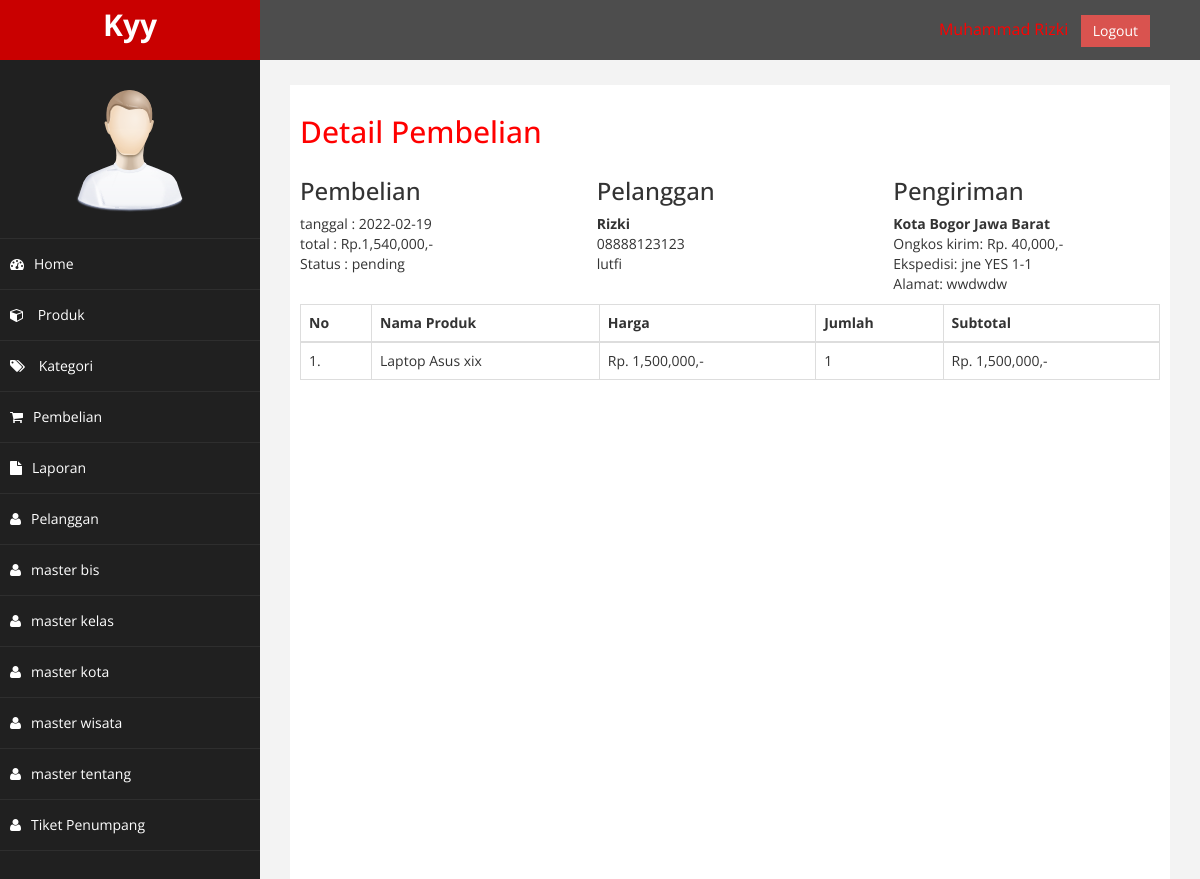
Page /admin/index.php?halaman=detail&id=1 (signed in) on the earlier database version.
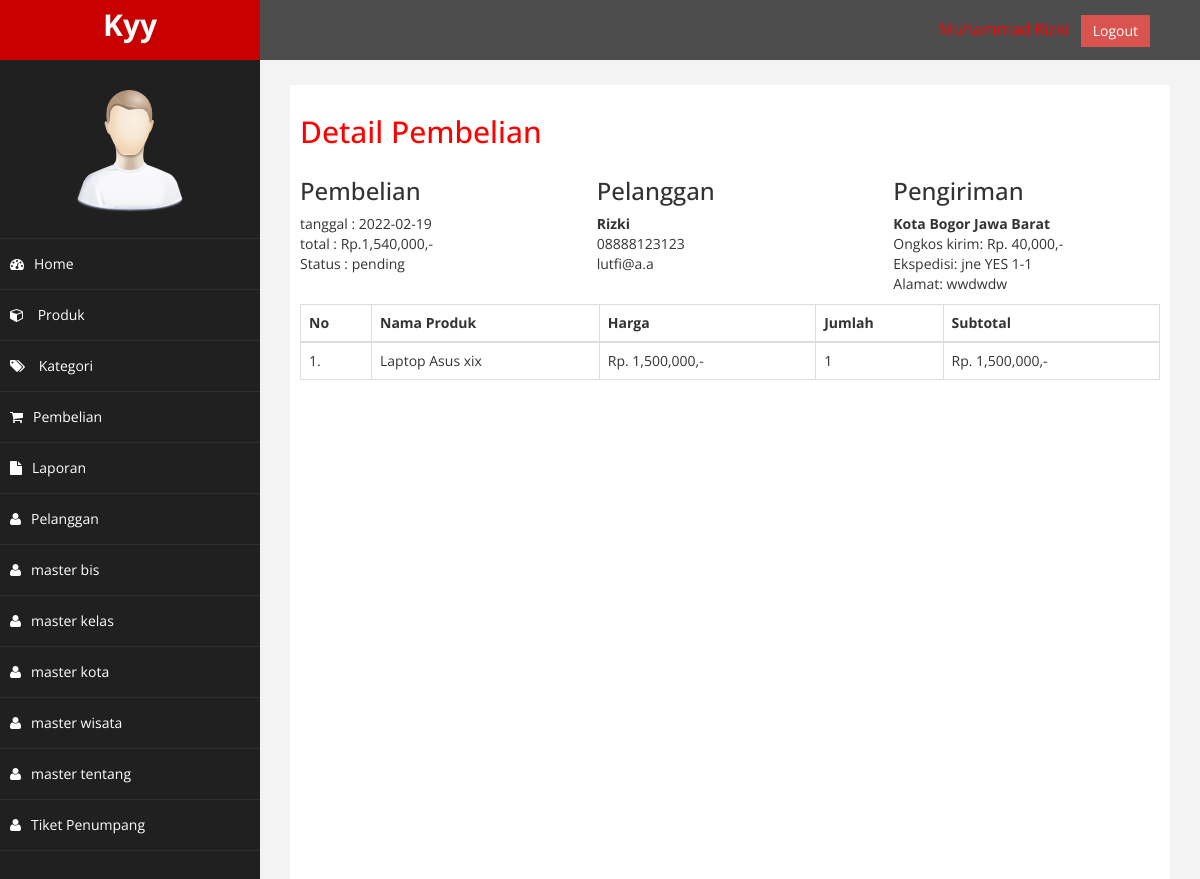
Same page on the later database version.
### tables this page shows
CREATE TABLE `pembelian` (
  `id_pembelian` int(11) NOT NULL,
  `id_pelanggan` int(11) NOT NULL,
  `tanggal_pembelian` date NOT NULL,
  `total_pembelian` int(11) NOT NULL,
  `alamat_pengiriman` text NOT NULL,
  `status_pembelian` varchar(100) NOT NULL DEFAULT 'pending',
  `totalberat` int(11) NOT NULL,
  `provinsi` varchar(255) NOT NULL,
  `distrik` varchar(255) NOT NULL,
  `tipe` varchar(255) NOT NULL,
  `kodepos` varchar(255) NOT NULL,
  `ekspedisi` varchar(255) NOT NULL,
  `paket` varchar(255) NOT NULL,
  `ongkir` int(11) NOT NULL,
  `estimasi` varchar(255) NOT NULL,
  `resi_pengiriman` varchar(234) NOT NULL
);

CREATE TABLE `pelanggan` (
  `id_pelanggan` int(11) NOT NULL,
  `email_pelanggan` varchar(100) NOT NULL,
  `password_pelanggan` varchar(50) NOT NULL,
  `nama_pelanggan` varchar(100) NOT NULL,
  `telepon_pelanggan` varchar(100) NOT NULL,
  `alamat_pelanggan` text NOT NULL
);

### admin/detail.php (the view)
<h2>Detail Pembelian</h2>
<?php
$ambil = $koneksi->query("SELECT * FROM pembelian JOIN pelanggan ON pembelian.id_pelanggan = pelanggan.id_pelanggan WHERE pembelian.id_pembelian = '$_GET[id]'");
$detail = $ambil->fetch_assoc();
?>
<div class="row" style="margin-bottom:10px;">
    <div class="col-md-4">
        <h3>Pembelian</h3>
        tanggal : <?= $detail["tanggal_pembelian"]; ?><br>
        total : Rp.<?= number_format($detail["total_pembelian"]); ?>,- <br>
        Status : <?= $detail['status_pembelian']; ?>
    </div>
    <div class="col-md-4">
        <h3>Pelanggan</h3>
        <strong><?= $detail["nama_pelanggan"]; ?></strong><br>
        <?= $detail["telepon_pelanggan"]; ?><br>
        <?= $detail["email_pelanggan"]; ?>
    </div>
    <div class="col-md-4">
        <h3>Pengiriman</h3>
        <strong><?= $detail['tipe']; ?> <?= $detail['distrik']; ?> <?= $detail['provinsi']; ?></strong><br>
        Ongkos kirim: Rp. <?= number_format($detail['ongkir']); ?>,-<br>
        Ekspedisi: <?= $detail['ekspedisi']; ?> <?= $detail['paket']; ?> <?= $detail['estimasi']; ?><br>
        Alamat: <?= $detail['alamat_pengiriman']; ?>
    </div>
</div>
<table class="table table-bordered">
    <thead>
        <tr>
            <th>No</th>
            <th>Nama Produk</th>
            <th>Harga</th>
            <th>Jumlah</th>
            <th>Subtotal</th>
        </tr>
    </thead>
    <tbody>
        <?php $no = 1; ?>
        <?php $ambil = $koneksi->query("SELECT * FROM pembelian_produk JOIN produk ON pembelian_produk.id_produk = produk.id_produk WHERE pembelian_produk.id_pembelian = '$_GET[id]'"); ?>
        <?php while ($pecah = $ambil->fetch_assoc()) : ?>
            <tr>
                <td><?= $no; ?>.</td>
                <td><?= $pecah["nama_produk"]; ?></td>
                <td>Rp. <?= number_format($pecah["harga_produk"]); ?>,-</td>
                <td><?= $pecah["jumlah"]; ?></td>
                <td>Rp. <?= number_format($pecah["jumlah"] * $pecah["harga_produk"]); ?>,-</td>
            </tr>
            <?php $no++; ?>
        <?php endwhile; ?>
    </tbody>
</table>

Differences in the rows shown:
changed through a linked row, pembelian "pending": id_pelanggan.email_pelanggan "lutfi" → "lutfi@a.a"
